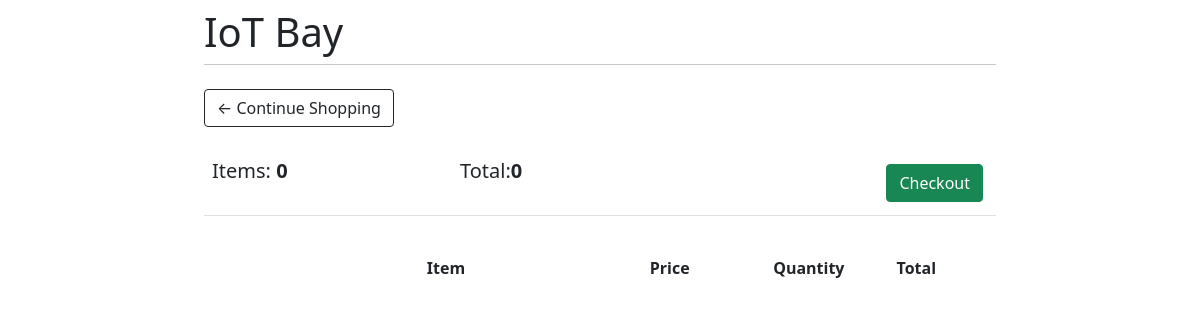
/cart/ (signed in), run on an earlier commit of the app's database.
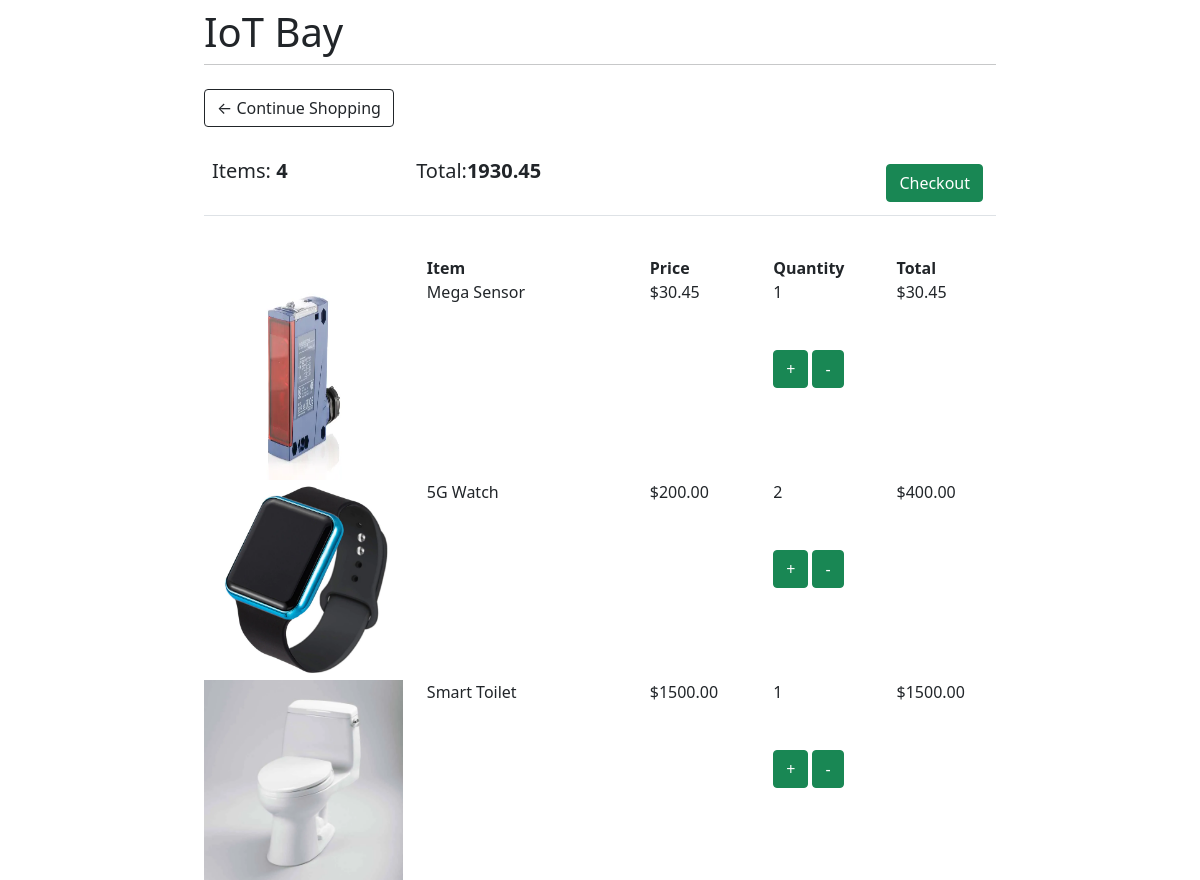
And on a later commit of the database.
### main/models.py (models this page shows, shortened)
class OrderItem(models.Model):
    item = models.ForeignKey(Item, on_delete=models.SET_NULL, null=True)
    order = models.ForeignKey(Order, on_delete=models.SET_NULL, null=True)
    quantity = models.IntegerField(default=0, null=True, blank=True)
    date_added = models.DateTimeField(auto_now_add=True)
    @property
    def total_price(self):
        return self.item.price * self.quantity

class Item(models.Model):
    name = models.CharField(max_length=100)
    stock_num = models.IntegerField()
    price = models.FloatField(null=True)
    image = models.ImageField(null=True, blank=True)

### main/views.py (the view)
# urls.py: path('cart/', v.cart, name="cart"),
def cart(request):
    customer = request.user
    order, created = Order.objects.get_or_create(customer=customer, complete=False)
    items = order.orderitem_set.all()
    cartItems = order.get_cart_items
    cartTotal = order.get_cart_total
    context = {'items': items, 'order': order, 'cart_items': cartItems, 'cart_total': cartTotal}
    return render(request, "Order_Management/cart.html",context)

### main/models.py (called while the page is built)
    @property
    def get_cart_total(self):
        orderitems = self.orderitem_set.all()
        total = sum([item.total_price for item in orderitems])
        return total

    @property
    def get_cart_items(self):
        orderitems = self.orderitem_set.all()
        total = sum([item.quantity for item in orderitems])
        return total

### main/templates/Order_Management/cart.html
{% extends 'main/base.html' %}
{% load static %}
{% block content %}
<div class="row">
	<div class="col-lg-12">
		<div class="box-element">
			<a class="btn btn-outline-dark" href="{% url 'main' %}">&#x2190; Continue Shopping</a>
			<br />
			<br />
			<table class="table">
				<tr>
					<th>
						<h5>Items: <strong>{{cart_items}}</strong></h5>
					</th>
					<th>
						<h5>Total:<strong>{{cart_total}}</strong></h5>
					</th>
					<th>
						<a style="float: right; margin: 5px" class="btn btn-success" href="{% url 'checkout' %}">Checkout</a>
					</th>
				</tr>
			</table>
		</div>
		<br />
		<div class="box-element">
			<div class="row">
				<div style="flex: 2"></div>
				<div style="flex: 2"><strong>Item</strong></div>
				<div style="flex: 1"><strong>Price</strong></div>
				<div style="flex: 1"><strong>Quantity</strong></div>
				<div style="flex: 1"><strong>Total</strong></div>
			</div>
			{% for order_item in items %}
			<div class="row">
				<div style="flex: 2"><img style="width: 100%; height: 200px" src="{{order_item.item.image.url}}" /></div>
				<div style="flex: 2"><p>{{order_item.item.name}}</p></div>
				<div style="flex: 1"><p>${{order_item.item.price|floatformat:2}}</p></div>
				<div style="flex: 1">
					<p>{{order_item.quantity}}</p>
					<div>
						<a data-product="{{order_item.item.id}}" data-action="add" class="btn btn-success update-cart" style="margin-top: 30px" href="#">+</a>
						<a data-product="{{order_item.item.id}}" data-action="remove" class="btn btn-success update-cart" style="margin-top: 30px" href="#">-</a>
					</div>
				</div>
				<div style="flex: 1"><p>${{order_item.total_price|floatformat:2}}</p></div>
			</div>
			{% endfor %}
		</div>
	</div>
</div>
{% endblock %}

### main/templates/main/base.html (shortened to what this page needs)
{% load static %}
<!DOCTYPE html>
<html lang="en">
	<head>
		<link
			href="https://cdn.jsdelivr.net/npm/bootstrap@5.1.3/dist/css/bootstrap.min.css"
			rel="stylesheet"
		/>
	</head>
	<body>
		<div id="content" , name="content" , class="main">
			<div class="row justify-content-center">
				<div class="col-8">
					<h1 class="mt-2">IoT Bay</h1>
					<hr class="mt-0 mb-4" />
					{% block content %} {% endblock %}
				</div>
			</div>
		</div>
	</body>
</html>

What changed in the data, as far as the page shows it:
added OrderItem: item.image (picture), item.name "Mega Sensor", item.price "30.45", quantity "1", total_price "30.45"
added OrderItem: item.image (picture), item.name "5G Watch", item.price "200.00", quantity "2", total_price "400.00"
added OrderItem: item.image (picture), item.name "Smart Toilet", item.price "1500.00", quantity "1", total_price "1500.00"
Also different on the page:
{{ cart_items }}: "0" → "4"
{{ cart_total }}: "0" → "1930.45"
